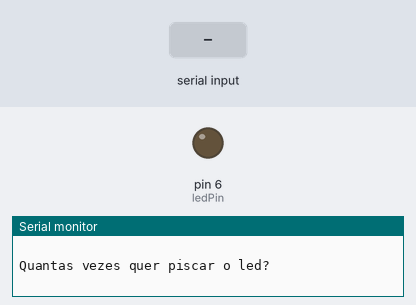
Bench run of a sketch on a simulated Arduino Uno, built with avr-gcc and run on an emulated ATmega328P. Parts: output pins drawn as LEDs (lit = HIGH), the last lines printed to the serial monitor. Dashed ring = blinking. The test bench sets the inputs (shaded band).

Above: at 1.2 s.
1.3 s: "90,45\n" received over Serial
At 1.49 s:
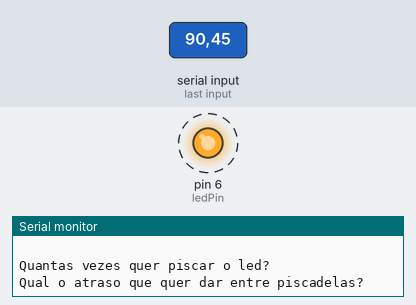
Timing chart, 0 to 10.3 s (numbered marks = the images above; inputs shaded):
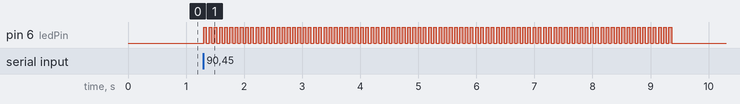

The sketch:

ex2.ino
```cpp
const int ledPin = 6;
int atraso;
int nr_piscas;

void setup() {

  pinMode(ledPin, OUTPUT);
  Serial.begin(9600);
}

void loop() {
  Serial.println(" ");
  Serial.println("Quantas vezes quer piscar o led?");
  while (Serial.available() == 0) {}
  nr_piscas = Serial.parseInt();

  //Clean cache
  Serial.read();

  Serial.println("Qual o atraso que quer dar entre piscadelas?");
  while (Serial.available() == 0) {}
  atraso = Serial.parseInt();

  //Clean cache
  Serial.read();
  for (int i = 0; i < nr_piscas; i++) {
    digitalWrite(ledPin, HIGH);
    delay(atraso);
    digitalWrite(ledPin, LOW);
    delay(atraso);
  }
}
```

Measured:
- after the input at 1.3 s, pin 6 (ledPin): alternates HIGH for 0.05 s and LOW for 0.05 s, 180 changes in all, then stays LOW, starting at once
